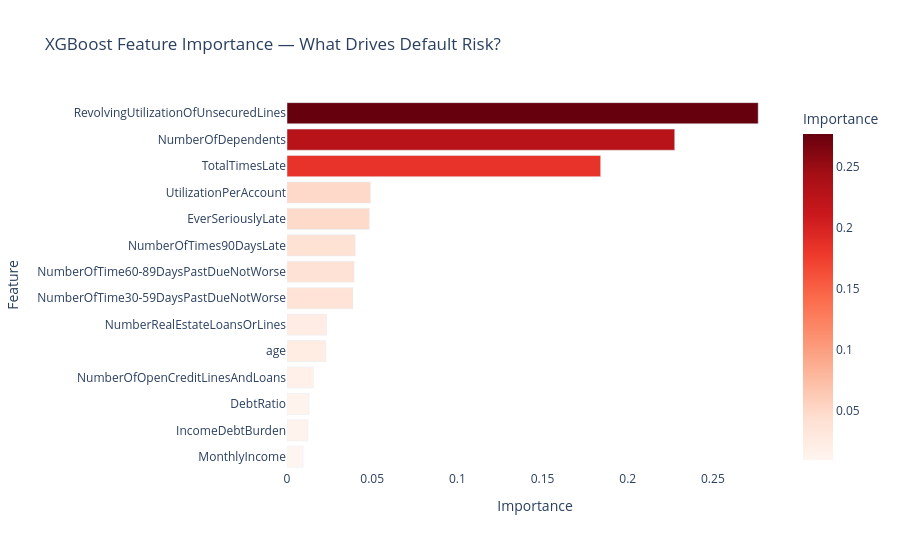

Here is the notebook cell this chart was saved with:
### Code cell
importance_df = pd.DataFrame({
    'Feature': feature_names,
    'Importance': xgb_tuned.feature_importances_
}).sort_values('Importance', ascending=True)

fig = px.bar(
    importance_df,
    x='Importance',
    y='Feature',
    orientation='h',
    title='XGBoost Feature Importance — What Drives Default Risk?',
    color='Importance',
    color_continuous_scale='Reds'
)

fig.update_layout(
    plot_bgcolor='white',
    height=550,
    showlegend=False
)
fig.show()

print("\nTop 5 most important features:")
print(importance_df.tail(5)[['Feature','Importance']].iloc[::-1].to_string())

### Figure 1 — Plotly figure (JSON) as saved in the notebook; plotly's stock layout.template omitted (floating-point values rounded to 4 significant figures)
{"data": [{"alignmentgroup": "True", "hovertemplate": "Importance=%{marker.color}<br>Feature=%{y}<extra></extra>", "legendgroup": "", "marker": {"color": [0.009367, 0.01228, 0.01295, 0.01552, 0.02284, 0.02325, 0.03874, 0.03941, 0.04004, 0.04834, 0.04898, 0.1841, 0.2276, 0.2766], "coloraxis": "coloraxis", "pattern": {"shape": ""}}, "name": "", "offsetgroup": "", "orientation": "h", "showlegend": false, "textposition": "auto", "type": "bar", "x": [0.009367, 0.01228, 0.01295, 0.01552, 0.02284, 0.02325, 0.03874, 0.03941, 0.04004, 0.04834, 0.04898, 0.1841, 0.2276, 0.2766], "xaxis": "x", "y": ["MonthlyIncome", "IncomeDebtBurden", "DebtRatio", "NumberOfOpenCreditLinesAndLoans", "age", "NumberRealEstateLoansOrLines", "NumberOfTime30-59DaysPastDueNotWorse", "NumberOfTime60-89DaysPastDueNotWorse", "NumberOfTimes90DaysLate", "EverSeriouslyLate", "UtilizationPerAccount", "TotalTimesLate", "NumberOfDependents", "RevolvingUtilizationOfUnsecuredLines"], "yaxis": "y"}], "layout": {"barmode": "relative", "coloraxis": {"colorbar": {"title": {"text": "Importance"}}, "colorscale": [[0, "rgb(255,245,240)"], [0.125, "rgb(254,224,210)"], [0.25, "rgb(252,187,161)"], [0.375, "rgb(252,146,114)"], [0.5, "rgb(251,106,74)"], [0.625, "rgb(239,59,44)"], [0.75, "rgb(203,24,29)"], [0.875, "rgb(165,15,21)"], [1, "rgb(103,0,13)"]]}, "height": 550, "legend": {"tracegroupgap": 0}, "plot_bgcolor": "white", "showlegend": false, "title": {"text": "XGBoost Feature Importance — What Drives Default Risk?"}, "xaxis": {"anchor": "y", "domain": [0, 1], "title": {"text": "Importance"}}, "yaxis": {"anchor": "x", "domain": [0, 1], "title": {"text": "Feature"}}}}
